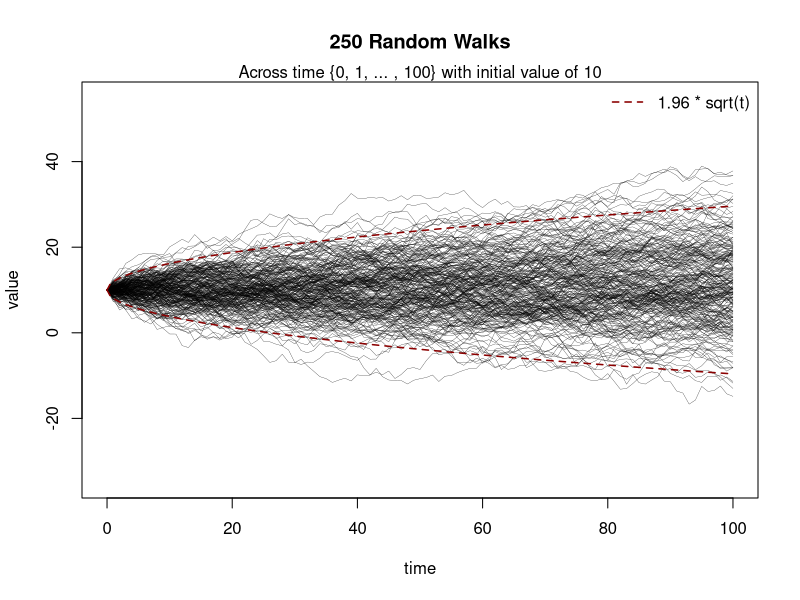

Write R code to recreate this figure.
# Generate k random walks across time {0, 1, ... , T}
T <- 100
k <- 250
initial.value <- 10
GetRandomWalk <- function() {
  # Add a standard normal at each step
  initial.value + c(0, cumsum(rnorm(T)))
}
# Matrix of random walks
values <- replicate(k, GetRandomWalk())
# Create an empty plot
dev.new(height=7, width=10)
plot(0:T, rep(NA, T + 1), main=sprintf("%s Random Walks", k),
     xlab="time", ylab="value",
     ylim=10 + 4.5 * c(-1, 1) * sqrt(T))
mtext(sprintf("%s%s} with initial value of %s",
              "Across time {0, 1, ... , ", T, initial.value))
for (i in 1:k) {
  lines(0:T, values[ , i], lwd=0.25)
}
for (sign in c(-1, 1)) {
  curve(initial.value + sign * 1.96 * sqrt(x), from=0, to=T,
        n=2*T, col="darkred", lty=2, lwd=1.5, add=TRUE)
}
legend("topright", "1.96 * sqrt(t)",
       bty="n", lwd=1.5, lty=2, col="darkred")
